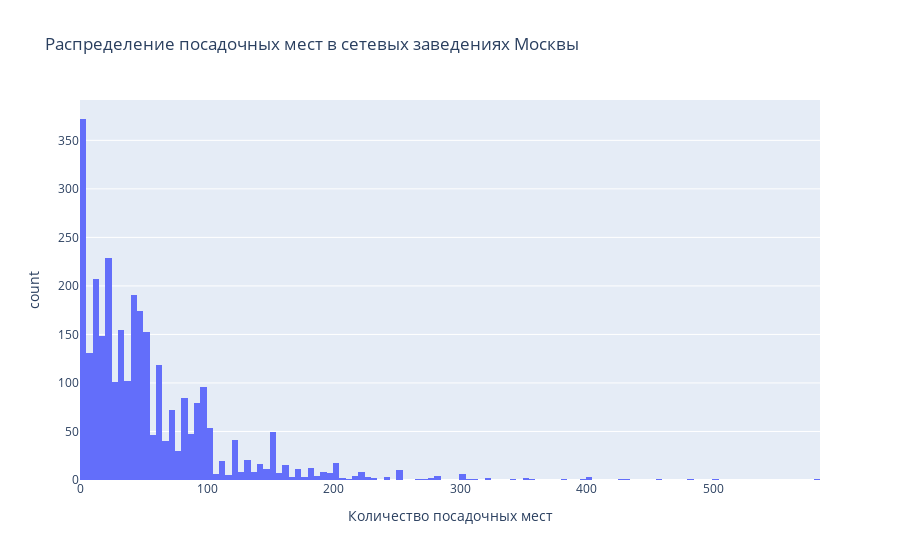

The code cell stored with this chart in its notebook:
### Markdown cell above
<a id='three-four'></a>
### 2.4 Что характерно для сетевых заведений: много заведений с небольшим числом посадочных мест в каждом или мало заведений с большим количеством посадочных мест?

### Code cell
fig = px.histogram(data.query('chain=="да"'), x="number",  labels={
                     "number": "Количество посадочных мест"
                 },
                title="Распределение посадочных мест в сетевых заведениях Москвы")
fig.update_annotations(title='Распределение')

### Figure 1 — Plotly figure (JSON) as saved in the notebook; plotly's stock layout.template omitted (floating-point values rounded to 4 significant figures; data arrays with more than 128 entries replaced by an {"elided": "..."} marker saying what was removed)
{"data": [{"alignmentgroup": "True", "bingroup": "x", "hovertemplate": "Количество посадочных мест=%{x}<br>count=%{y}<extra></extra>", "legendgroup": "", "marker": {"color": "#636efa", "pattern": {"shape": ""}}, "name": "", "offsetgroup": "", "orientation": "v", "showlegend": false, "type": "histogram", "x": {"elided": "2968 int values"}, "xaxis": "x", "yaxis": "y"}], "layout": {"barmode": "relative", "legend": {"tracegroupgap": 0}, "title": {"text": "Распределение посадочных мест в сетевых заведениях Москвы"}, "xaxis": {"anchor": "y", "domain": [0, 1], "title": {"text": "Количество посадочных мест"}}, "yaxis": {"anchor": "x", "domain": [0, 1], "title": {"text": "count"}}}}
